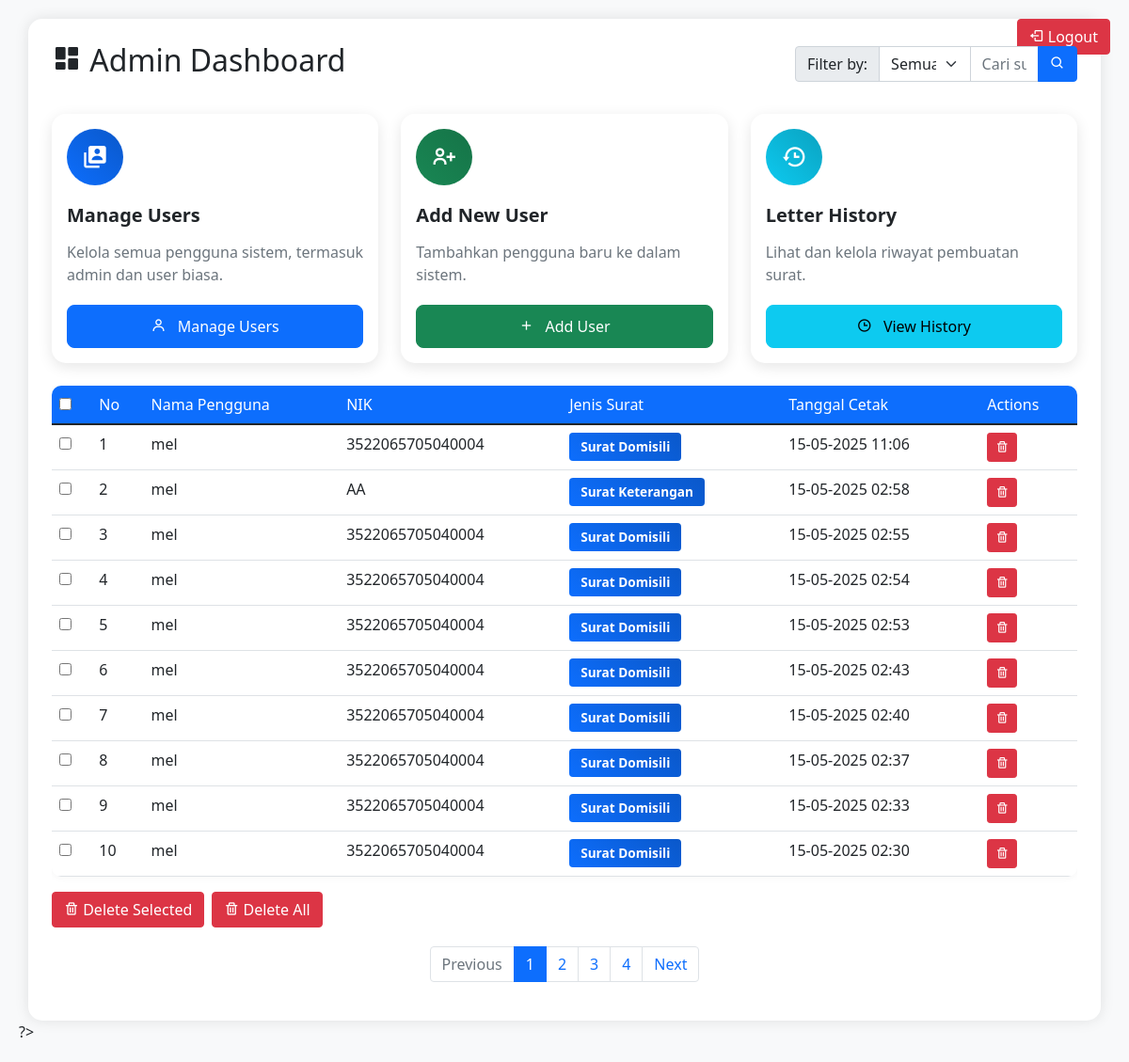
Page /admin_dashboard.php (signed in) on the committed database.
### tables this page shows
CREATE TABLE `letter_history` (
  `id` int NOT NULL,
  `user_id` int DEFAULT NULL,
  `letter_type` varchar(50) DEFAULT NULL,
  `nik` varchar(16) DEFAULT NULL,
  `created_at` timestamp NULL DEFAULT CURRENT_TIMESTAMP
);

CREATE TABLE `users` (
  `id` int NOT NULL,
  `nik` varchar(16) DEFAULT NULL,
  `username` varchar(50) DEFAULT NULL,
  `password` varchar(255) DEFAULT NULL,
  `role` enum('admin','user') DEFAULT NULL,
  `created_at` timestamp NULL DEFAULT CURRENT_TIMESTAMP
);

### admin_dashboard.php (the view, shortened to what this page needs)
<?php
include 'db.php';
$limit = 10;
$page = isset($_GET['page']) ? $_GET['page'] : 1;
$start = ($page - 1) * $limit;
$search = isset($_GET['search']) ? $_GET['search'] : '';
$filter = isset($_GET['filter']) ? $_GET['filter'] : 'all';
$searchQuery = '';
$countQuery = "SELECT COUNT(*) as total FROM letter_history
               LEFT JOIN users ON letter_history.user_id = users.id" . $searchQuery;
$countResult = mysqli_query($conn, $countQuery);
$total = mysqli_fetch_assoc($countResult)['total'];
$pages = ceil($total / $limit);
$query = "SELECT letter_history.*, letter_history.nik AS nik_history, users.username, users.nik AS nik_user,
          DATE_FORMAT(letter_history.created_at, '%d-%m-%Y %H:%i') as formatted_date
          FROM letter_history
          LEFT JOIN users ON letter_history.user_id = users.id"
          . $searchQuery .
          " ORDER BY letter_history.created_at DESC LIMIT $start, $limit";
$history = mysqli_query($conn, $query);
?>
<!DOCTYPE html>
<html lang="en">
<head>
    <link href="https://cdn.jsdelivr.net/npm/bootstrap@5.1.3/dist/css/bootstrap.min.css" rel="stylesheet">
    <link href="https://cdn.jsdelivr.net/npm/boxicons@2.0.7/css/boxicons.min.css" rel="stylesheet">
</head>
<body>
    <a href="homepage.php" class="btn btn-danger btn-logout">
        <i class='bx bx-log-out'></i> Logout
    </a>
    <div class="container dashboard-container">
        <div class="dashboard-header">
            <h2><i class='bx bxs-dashboard'></i> Admin Dashboard</h2>
            <form class="search-box" method="GET">
                <div class="input-group">
                    <span class="input-group-text" style="font-size:1em; background:#e9ecef;">Filter by:</span>
                    <select class="form-select" name="filter" style="max-width:140px;" data-bs-toggle="tooltip" title="Pilih kolom untuk pencarian spesifik">
                        <option value="all" <?php if($filter=='all') echo 'selected'; ?>>Semua</option>
                    </select>
                    <input type="text" class="form-control" placeholder="Cari surat..."
                           name="search" value="<?php echo htmlspecialchars($search); ?>">
                    <button class="btn btn-primary" type="submit">
                        <i class='bx bx-search'></i>
                    </button>
                </div>
            </form>
        </div>
        <div class="row mb-4">
            <div class="col-md-4">
                <div class="card dashboard-card">
                    <div class="card-body">
                        <div class="card-icon bg-primary">
                            <i class='bx bxs-user-account'></i>
                        </div>
                        <h5 class="card-title">Manage Users</h5>
                        <p class="card-text">Kelola semua pengguna sistem, termasuk admin dan user biasa.</p>
                        <a href="manage_users.php" class="btn btn-primary btn-card">
                            <i class='bx bx-user'></i> Manage Users
                        </a>
                    </div>
                </div>
            </div>
            <div class="col-md-4">
                <div class="card dashboard-card">
                    <div class="card-body">
                        <div class="card-icon bg-success">
                            <i class='bx bx-user-plus'></i>
                        </div>
                        <h5 class="card-title">Add New User</h5>
                        <p class="card-text">Tambahkan pengguna baru ke dalam sistem.</p>
                        <a href="add_user.php" class="btn btn-success btn-card">
                            <i class='bx bx-plus'></i> Add User
                        </a>
                    </div>
                </div>
            </div>
            <div class="col-md-4">
                <div class="card dashboard-card">
                    <div class="card-body">
                        <div class="card-icon bg-info">
                            <i class='bx bx-history'></i>
                        </div>
                        <h5 class="card-title">Letter History</h5>
                        <p class="card-text">Lihat dan kelola riwayat pembuatan surat.</p>
                        <button class="btn btn-info btn-card" onclick="scrollToHistory()">
                            <i class='bx bx-time'></i> View History
                        </button>
                    </div>
                </div>
            </div>
        </div>
        <form method="POST" id="historyForm">
        <div class="table-responsive">
            <table class="table table-hover">
                <thead>
                    <tr>
                        <th><input type="checkbox" id="selectAll"></th>
                        <th>No</th>
                        <th>Nama Pengguna</th>
                        <th>NIK</th>
                        <th>Jenis Surat</th>
                        <th>Tanggal Cetak</th>
                        <th>Actions</th>
                    </tr>
                </thead>
                <tbody>
                    <?php
                    $number = ($page - 1) * $limit + 1;
                    while ($row = mysqli_fetch_assoc($history)):
                    ?>
                        <tr>
                            <td><input type="checkbox" name="selected_ids[]" value="<?php echo $row['id']; ?>"></td>
                            <td><?php echo $number++; ?></td>
                            <td>
                            <?php
                                if (!empty($row['username'])) {
                                    echo htmlspecialchars($row['username']);
                                } elseif (!empty($row['nama_pengguna'])) {
                                    echo htmlspecialchars($row['nama_pengguna']);
                                } elseif (!empty($row['nik'])) {
                                    echo 'User CSV (NIK: ' . htmlspecialchars($row['nik']) . ')';
                                } else {
                                    echo 'User CSV';
                                }
                            ?>
                            </td>
                            <td><?php echo isset($row['nik_history']) && $row['nik_history'] !== '' ? htmlspecialchars($row['nik_history']) : '-'; ?></td>
                            <td>
                                <span class="badge bg-primary">
                                    <?php echo htmlspecialchars($row['letter_type']); ?>
                                </span>
                            </td>
                            <td><?php echo $row['formatted_date']; ?></td>
                            <td>
                                <form method="POST" style="display: inline;"
                                      onsubmit="return confirm('Are you sure you want to delete this history?');">
                                    <button type="submit" name="delete_history" class="btn btn-danger btn-sm btn-action">
                                        <i class='bx bx-trash'></i>
                                    </button>
                                </form>
                            </td>
                        </tr>
                    <?php endwhile; ?>
                </tbody>
            </table>
        </div>
        <div class="mb-3 d-flex gap-2">
            <button type="submit" name="delete_selected" class="btn btn-danger" onclick="return confirm('Hapus semua riwayat yang dipilih?')">
                <i class='bx bx-trash'></i> Delete Selected
            </button>
            <button type="submit" name="delete_all" class="btn btn-danger" onclick="return confirm('Hapus semua riwayat?')">
                <i class='bx bx-trash'></i> Delete All
            </button>
        </div>
        </form>
        <?php if ($pages > 1): ?>
        <nav aria-label="Page navigation">
            <ul class="pagination">
                <li class="page-item <?php echo $page <= 1 ? 'disabled' : ''; ?>">
                    <a class="page-link" href="?page=<?php echo $page-1; ?>&search=<?php echo urlencode($search); ?>&filter=<?php echo urlencode($filter); ?>">
                        Previous
                    </a>
                </li>
                <?php for($i = 1; $i <= $pages; $i++): ?>
                <li class="page-item <?php echo $page == $i ? 'active' : ''; ?>">
                    <a class="page-link" href="?page=<?php echo $i; ?>&search=<?php echo urlencode($search); ?>&filter=<?php echo urlencode($filter); ?>">
                        <?php echo $i; ?>
                    </a>
                </li>
                <?php endfor; ?>
                <li class="page-item <?php echo $page >= $pages ? 'disabled' : ''; ?>">
                    <a class="page-link" href="?page=<?php echo $page+1; ?>&search=<?php echo urlencode($search); ?>&filter=<?php echo urlencode($filter); ?>">
                        Next
                    </a>
                </li>
            </ul>
        </nav>
        <?php endif; ?>
    </div>
</body>
</html>

### admin_dashboard.php (style rules this page uses)
body { background-color: #f8f9fa; padding: 20px; }
.dashboard-container { background: white; border-radius: 15px; padding: 25px; box-shadow: 0 0 15px rgba(0,0,0,0.1); }
.dashboard-header { display: flex; justify-content: space-between; align-items: center; margin-bottom: 30px; }
.search-box { max-width: 300px; }
.table { border-radius: 10px; overflow: hidden; box-shadow: 0 0 10px rgba(0,0,0,0.05); }
.table thead { background-color: #0d6efd; color: white; }
.table th { font-weight: 500; }
.badge { font-size: 0.85em; padding: 8px 12px; }
.pagination { margin-top: 20px; justify-content: center; }
.btn-logout { position: absolute; top: 20px; right: 20px; }
.dashboard-card { border: none; border-radius: 15px; transition: all 0.3s ease; overflow: hidden; height: 100%; box-shadow: 0 4px 15px rgba(0,0,0,0.1); }
.card-icon { width: 60px; height: 60px; border-radius: 50%; display: flex; align-items: center; justify-content: center; margin-bottom: 20px; font-size: 28px; color: white; }
.bg-primary { background: linear-gradient(45deg, #0d6efd, #0a58ca); }
.bg-success { background: linear-gradient(45deg, #198754, #157347); }
.bg-info { background: linear-gradient(45deg, #0dcaf0, #0aa2c0); }
.card-title { font-size: 1.25rem; font-weight: 600; margin-bottom: 15px; }
.card-text { color: #6c757d; margin-bottom: 20px; min-height: 48px; }
.btn-card { width: 100%; padding: 10px; border-radius: 8px; transition: all 0.3s ease; }
.btn-card i { margin-right: 8px; }
.dashboard-card { animation: fadeInUp 0.5s ease forwards; opacity: 0; }
.dashboard-card:nth-child(1) { animation-delay: 0.1s; }

### rows in the picture
letter_history: user.username "mel", nik "3522065705040004", letter_type "Surat Domisili", formatted_date "15-05-2025 11:06"
letter_history: user.username "mel", nik "AA", letter_type "Surat Keterangan", formatted_date "15-05-2025 02:58"
letter_history: user.username "mel", nik "3522065705040004", letter_type "Surat Domisili", formatted_date "15-05-2025 02:55"
letter_history: user.username "mel", nik "3522065705040004", letter_type "Surat Domisili", formatted_date "15-05-2025 02:54"
letter_history: user.username "mel", nik "3522065705040004", letter_type "Surat Domisili", formatted_date "15-05-2025 02:53"
letter_history: user.username "mel", nik "3522065705040004", letter_type "Surat Domisili", formatted_date "15-05-2025 02:43"
letter_history: user.username "mel", nik "3522065705040004", letter_type "Surat Domisili", formatted_date "15-05-2025 02:40"
letter_history: user.username "mel", nik "3522065705040004", letter_type "Surat Domisili", formatted_date "15-05-2025 02:37"
letter_history: user.username "mel", nik "3522065705040004", letter_type "Surat Domisili", formatted_date "15-05-2025 02:33"
letter_history: user.username "mel", nik "3522065705040004", letter_type "Surat Domisili", formatted_date "15-05-2025 02:30"
